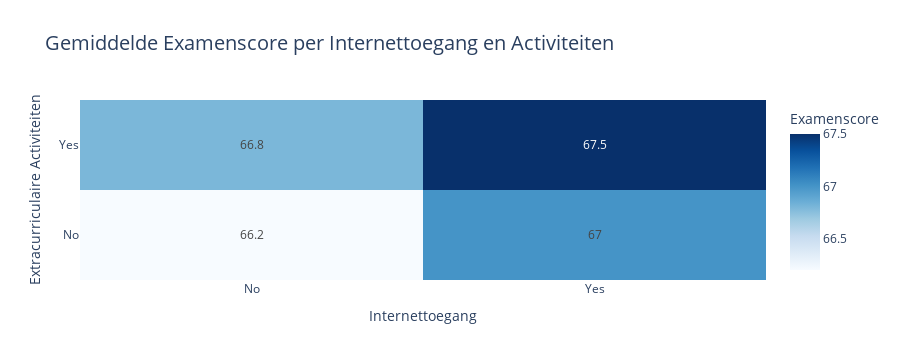

Notebook code cell kept with this figure:
### Markdown cell above
#### 3.1.1 Argument 1 voor perspectief 1

De combinatie van digitale toegang en actieve ontspanning buiten school lijkt positief samen te hangen met betere prestaties.

### Code cell
# Gemiddelden berekenen
mean_scores = (
    df1.groupby(["Internet_Access", "Extracurricular_Activities"])["Exam_Score"]
    .mean()
    .reset_index()
    .round(1)
)

# Heatmap plotten
fig = px.density_heatmap(
    mean_scores,
    x="Internet_Access",
    y="Extracurricular_Activities",
    z="Exam_Score",
    text_auto=True,
    color_continuous_scale="Blues",  # Licht naar donker
    title="Gemiddelde Examenscore per Internettoegang en Activiteiten",
    labels={"Exam_Score": "Gemiddelde Examenscore"}
)

fig.update_layout(
    xaxis_title="Internettoegang",
    yaxis_title="Extracurriculaire Activiteiten",
    title_font_size=20,
    plot_bgcolor='white',
    coloraxis_colorbar=dict(title="Examenscore")
)

fig.show()

### Figure 1 — Plotly figure (JSON) as saved in the notebook; plotly's stock layout.template omitted (floating-point values rounded to 4 significant figures)
{"data": [{"coloraxis": "coloraxis", "histfunc": "sum", "hovertemplate": "Internet_Access=%{x}<br>Extracurricular_Activities=%{y}<br>sum of Gemiddelde Examenscore=%{z}<extra></extra>", "name": "", "texttemplate": "%{z}", "type": "histogram2d", "x": ["No", "No", "Yes", "Yes"], "xaxis": "x", "xbingroup": "x", "y": ["No", "Yes", "No", "Yes"], "yaxis": "y", "ybingroup": "y", "z": [66.2, 66.8, 67.0, 67.5]}], "layout": {"coloraxis": {"colorbar": {"title": {"text": "Examenscore"}}, "colorscale": [[0, "rgb(247,251,255)"], [0.125, "rgb(222,235,247)"], [0.25, "rgb(198,219,239)"], [0.375, "rgb(158,202,225)"], [0.5, "rgb(107,174,214)"], [0.625, "rgb(66,146,198)"], [0.75, "rgb(33,113,181)"], [0.875, "rgb(8,81,156)"], [1, "rgb(8,48,107)"]]}, "height": 360, "legend": {"tracegroupgap": 0}, "plot_bgcolor": "white", "title": {"font": {"size": 20}, "text": "Gemiddelde Examenscore per Internettoegang en Activiteiten"}, "xaxis": {"anchor": "y", "autorange": true, "domain": [0, 1], "range": [-0.5, 1.5], "title": {"text": "Internettoegang"}, "type": "category"}, "yaxis": {"anchor": "x", "autorange": true, "domain": [0, 1], "range": [-0.5, 1.5], "title": {"text": "Extracurriculaire Activiteiten"}, "type": "category"}}}
